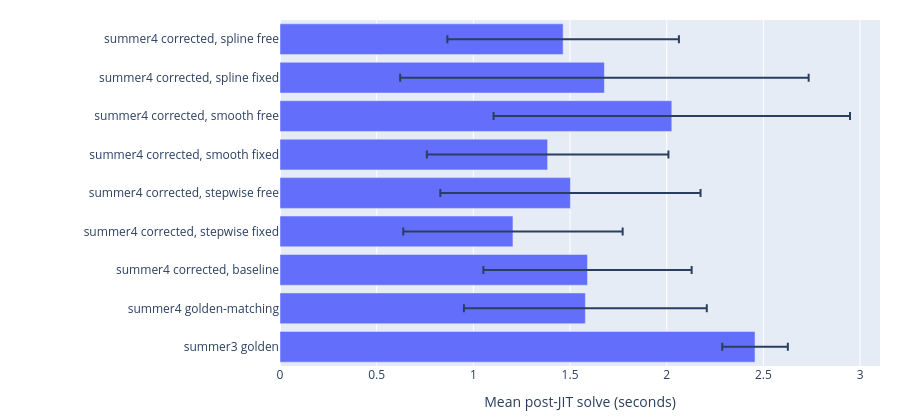

Source (notebook cell):
### Markdown cell above
## Mean time per solve, after JIT

The summer3 number comes from the reference environment's Python, running `reference/time_solve.py`. This kernel cannot import summer3. Model construction is outside that timer.

Every summer4 case is compiled before any of them is timed, and the six draws are then timed round-robin across the cases. Building them in order and timing each as it is built does not work here: this kernel ends up holding eight compiled models, and the cost of that falls on whichever case happens to be built last rather than on the one that causes it.

### Code cell
import os
import subprocess
import time
from pathlib import Path

import jax
import numpy as np
import plotly.graph_objects as go

from vacf.constants import END_TIME, START_TIME
from vacf.contact import prepare_smooth, prepare_spline, prepare_stepwise
from vacf.contact.pchip import eval_jax
from vacf.contact.stepwise import year_index_jax
from vacf.mixing import normalise_by_spectral_radius
from vacf.model import STATIC, compile_model, run, solve
from vacf.parameters import BASE_PARAMS, PARAM_BOUNDS

N_SETS = 6
SEED = 0

# Same controller as the tb_macroeconomics notebooks: max_steps=4000, and the
# summer3 runner defaults Dopri5, dt0=0.1, rtol=atol=1e-5, dtmax=1.
from vacf.solvers import dopri5

SOLVER = dict(
    dt=0.1,
    solver=dopri5(rtol=1e-5, atol=1e-5, dtmax=1.0),
    max_steps=4_000,
)

ROOT = Path.cwd().resolve()
if not (ROOT / "pixi.toml").is_file():
    ROOT = ROOT.parent


def draw_params(n_sets, seed):
    rng = np.random.default_rng(seed)
    drawn = []
    for _ in range(n_sets):
        params = dict(BASE_PARAMS)
        for name, (low, high) in PARAM_BOUNDS.items():
            params[name] = float(rng.uniform(low, high))
        drawn.append(params)
    return drawn


def seconds(fn):
    started = time.perf_counter()
    jax.block_until_ready(fn())
    return time.perf_counter() - started


def summarise(label, jit_s, post):
    post = np.asarray(post, dtype=np.float64)
    mean = float(post.mean())
    std = float(post.std(ddof=1))
    with_jit = (jit_s + float(post.sum())) / post.size
    rows.append((label, jit_s, mean, std, with_jit))


# Each summer4 case is registered, not timed, until every one of them has been
# compiled. Timing them in the order they are built makes the last case look
# slow: this kernel holds eight compiled models at once, and the cost of that
# lands on whoever runs last, not on whoever deserves it.
cases = []


def register(label, once):
    cases.append((label, once))


def time_registered():
    """One discarded solve each for the compile, then round-robin the draws."""
    compile_s = {}
    for label, once in cases:
        compile_s[label] = seconds(lambda once=once: once(sets[0]))
    post = {label: [] for label, _ in cases}
    for params in sets:
        for label, once in cases:
            post[label].append(seconds(lambda once=once, params=params: once(params)))
    for label, _ in cases:
        summarise(label, compile_s[label], post[label])


sets = draw_params(N_SETS, SEED)
rows = []

reference_python = ROOT / ".pixi" / "envs" / "reference" / "bin" / "python"
env = os.environ.copy()
for key in (
    "PYTHONPATH",
    "PYTHONHOME",
    "VIRTUAL_ENV",
    "CONDA_PREFIX",
    "CONDA_DEFAULT_ENV",
    "MPLBACKEND",
):
    env.pop(key, None)
env["MPLBACKEND"] = "Agg"
proc = subprocess.run(
    [str(reference_python), str(ROOT / "reference" / "time_solve.py")],
    cwd=ROOT,
    capture_output=True,
    text=True,
    env=env,
)
if proc.returncode != 0:
    raise RuntimeError(proc.stderr or proc.stdout)
jit_line = [item for item in proc.stdout.splitlines() if item.startswith("JIT ")][-1]
post_line = [item for item in proc.stdout.splitlines() if item.startswith("POST ")][-1]
summarise(
    "summer3 golden",
    float(jit_line.split()[1]),
    [float(item) for item in post_line.split()[1:]],
)


register(
    "summer4 golden-matching",
    lambda params: run(params, match_golden=True, **SOLVER)["compartments"].values.data,
)
register(
    "summer4 corrected, baseline",
    lambda params: run(params, **SOLVER)["compartments"].values.data,
)

arrays = (
    STATIC.age_weights,
    STATIC.weight_ends,
    STATIC.pops,
    STATIC.pop_ends,
    STATIC.fert,
    STATIC.fert_ends,
)
span = np.arange(START_TIME, END_TIME + 1.0)


def mixing_free(contact):
    def mixing(calendar, params):
        return contact.matrix(
            calendar, params["bg_mixing"], params["a_spread"], params["pc_strength"]
        )

    return mixing


def mixing_table(contact):
    def mixing(calendar, params):
        index = year_index_jax(calendar, contact.year0, contact.year1)
        return params["contact_table"][index]

    return mixing


def mixing_spline(contact):
    def mixing(calendar, params):
        return params["contact_curve"].at(calendar)

    return mixing


def mixing_curves(contact):
    def mixing(calendar, params):
        mixed = eval_jax(calendar, contact.knot_x, params["offset_y"], params["offset_m"])
        pop = eval_jax(calendar, contact.knot_x, contact.pop_y, contact.pop_m)
        return normalise_by_spectral_radius(mixed * pop[None, :])

    return mixing


def with_table(contact, params):
    ready = contact.materialize(params["bg_mixing"], params["a_spread"], params["pc_strength"])
    out = dict(params)
    out["contact_table"] = ready.table
    return out


def with_curve(contact, params):
    ready = contact.materialize(params["bg_mixing"], params["a_spread"], params["pc_strength"])
    out = dict(params)
    out["contact_curve"] = ready.curve
    return out


def with_curves(contact, params):
    ready = contact.materialize(params["bg_mixing"], params["a_spread"], params["pc_strength"])
    out = dict(params)
    out["offset_y"] = ready.offset_y
    out["offset_m"] = ready.offset_m
    return out


def run_variant(label, mixing, attach):
    compiled = compile_model(mixing=mixing)
    register(label, lambda params: solve(compiled, attach(params), **SOLVER)["compartments"].values.data)


started = time.perf_counter()
step = prepare_stepwise(*arrays, years=span)
print(f"prepare stepwise: {time.perf_counter() - started:.3f}s")
started = time.perf_counter()
smooth = prepare_smooth(*arrays)
print(f"prepare smooth: {time.perf_counter() - started:.3f}s")
started = time.perf_counter()
spline = prepare_spline(*arrays, years=span)
print(f"prepare spline: {time.perf_counter() - started:.3f}s")
run_variant(
    "summer4 corrected, stepwise fixed",
    mixing_table(step),
    lambda params: with_table(step, params),
)
run_variant(
    "summer4 corrected, stepwise free",
    mixing_free(step),
    lambda params: params,
)
run_variant(
    "summer4 corrected, smooth fixed",
    mixing_curves(smooth),
    lambda params: with_curves(smooth, params),
)
run_variant(
    "summer4 corrected, smooth free",
    mixing_free(smooth),
    lambda params: params,
)
run_variant(
    "summer4 corrected, spline fixed",
    mixing_spline(spline),
    lambda params: with_curve(spline, params),
)
run_variant(
    "summer4 corrected, spline free",
    mixing_free(spline),
    lambda params: params,
)

time_registered()

print(f"{'case':<40} {'jit':>8} {'mean':>8} {'std':>8} {'with JIT':>8}")
for label, jit_s, mean, std, with_jit in rows:
    print(f"{label:<40} {jit_s:8.3f} {mean:8.3f} {std:8.3f} {with_jit:8.3f}")

figure = go.Figure(
    go.Bar(
        y=[label for label, *_ in rows],
        x=[mean for _, _, mean, _, _ in rows],
        orientation="h",
        error_x=dict(
            type="data",
            array=[std for _, _, _, std, _ in rows],
            visible=True,
        ),
    )
)
figure.update_layout(
    xaxis_title="Mean post-JIT solve (seconds)",
    margin=dict(l=280, r=20, t=20, b=40),
    height=420,
)
figure.show()

### Figure 1 — Plotly figure (JSON) as saved in the notebook; plotly's stock layout.template omitted (floating-point values rounded to 4 significant figures)
{"data": [{"error_x": {"array": [0.1696, 0.628, 0.5385, 0.5673, 0.6729, 0.6247, 0.9216, 1.056, 0.5988], "type": "data", "visible": true}, "orientation": "h", "type": "bar", "x": [2.457, 1.579, 1.59, 1.205, 1.502, 1.384, 2.026, 1.678, 1.464], "y": ["summer3 golden", "summer4 golden-matching", "summer4 corrected, baseline", "summer4 corrected, stepwise fixed", "summer4 corrected, stepwise free", "summer4 corrected, smooth fixed", "summer4 corrected, smooth free", "summer4 corrected, spline fixed", "summer4 corrected, spline free"]}], "layout": {"height": 420, "margin": {"b": 40, "l": 280, "r": 20, "t": 20}, "xaxis": {"title": {"text": "Mean post-JIT solve (seconds)"}}}}
